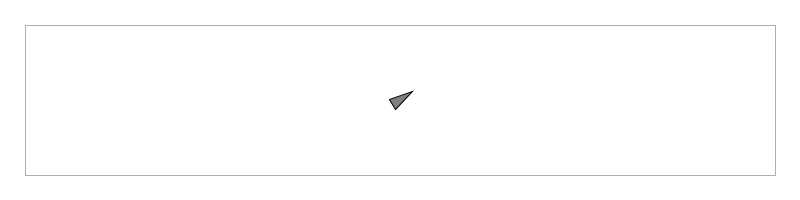
Frame 1 (no input)
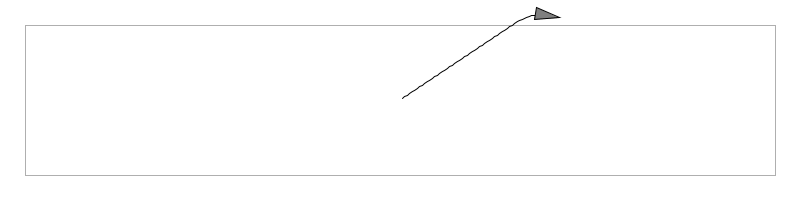
Frame 60 (the mouse pressed at the canvas centre just before this capture)
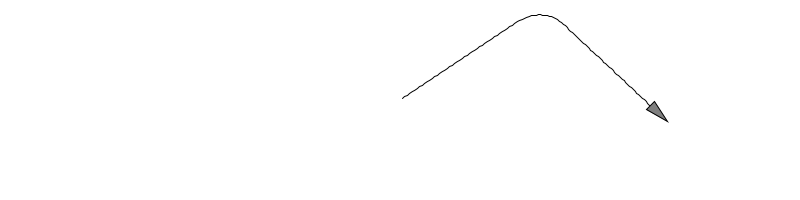
Frame 120 (the mouse held since frame 60 and released just before this capture)

The Processing sketch that drew these frames (run headless with seeded random() and noise(); from frame 60 on, the mouse is pressed at the canvas centre):

// Processing sketch: mover_with_trail
// ── mover_with_trail.pde
class Vehicle {
    ArrayList<PVector> history = new ArrayList<PVector>();
    PVector location;
    PVector velocity;
    PVector acceleration;
    float r;
    float maxspeed;
    float maxforce;
  
    Vehicle(float x, float y) {
        acceleration = new PVector(0, 0);
        velocity = new PVector(3, -2);
        velocity.mult(5);
        location = new PVector(x, y);
        r = 6;
        maxspeed = 3;
        maxforce = 0.15;
    }

    void run() {
        update();
        display();
    }

    void update() {
        velocity.add(acceleration);
        velocity.limit(maxspeed);
        location.add(velocity);
        acceleration.mult(0);
    
        history.add(location.copy());
        if (history.size() > 500) {
            history.remove(0);
        }
    }

    void boundaries() {
        PVector desired = null;

        if (location.x < d) {
            desired = new PVector(maxspeed, velocity.y);
        } else if (location.x > width - d) {
            desired = new PVector(-maxspeed, velocity.y);
        } 

        if (location.y < d) {
            desired = new PVector(velocity.x, maxspeed);
        }  else if (location.y > height - d) {
            desired = new PVector(velocity.x, -maxspeed);
        } 

        if (desired != null) {
            desired.normalize();
            desired.mult(maxspeed);
            PVector steer = PVector.sub(desired, velocity);
            steer.limit(maxforce);
            applyForce(steer);
        }
    }  

    void applyForce(PVector force) {
        acceleration.add(force);
    }

    void display() {
        beginShape();
        stroke(0);
        strokeWeight(1);
        noFill();
        for(PVector v: history) {
            vertex(v.x, v.y);
        }
        endShape();
    
        float theta = velocity.heading2D() + radians(90);
        fill(127);
        stroke(0);
        pushMatrix();
        translate(location.x, location.y);
        rotate(theta);
        beginShape(TRIANGLES);
        vertex(0, -r * 2);
        vertex(-r, r * 2);
        vertex(r, r * 2);
        endShape();
        popMatrix();
    }
}

Vehicle v;
boolean debug = true;
float d = 25;

void setup() {
    size(800, 200);
    v = new Vehicle(width / 2, height / 2);
    smooth();
}

void draw() {
    background(255);

    if (debug) {
        stroke(175);
        noFill();
        rectMode(CENTER);
        rect(width / 2, height / 2, width - d * 2, height - d * 2);
    }
    v.boundaries();
    v.run();
}

void mousePressed() {
   debug = !debug;
}
